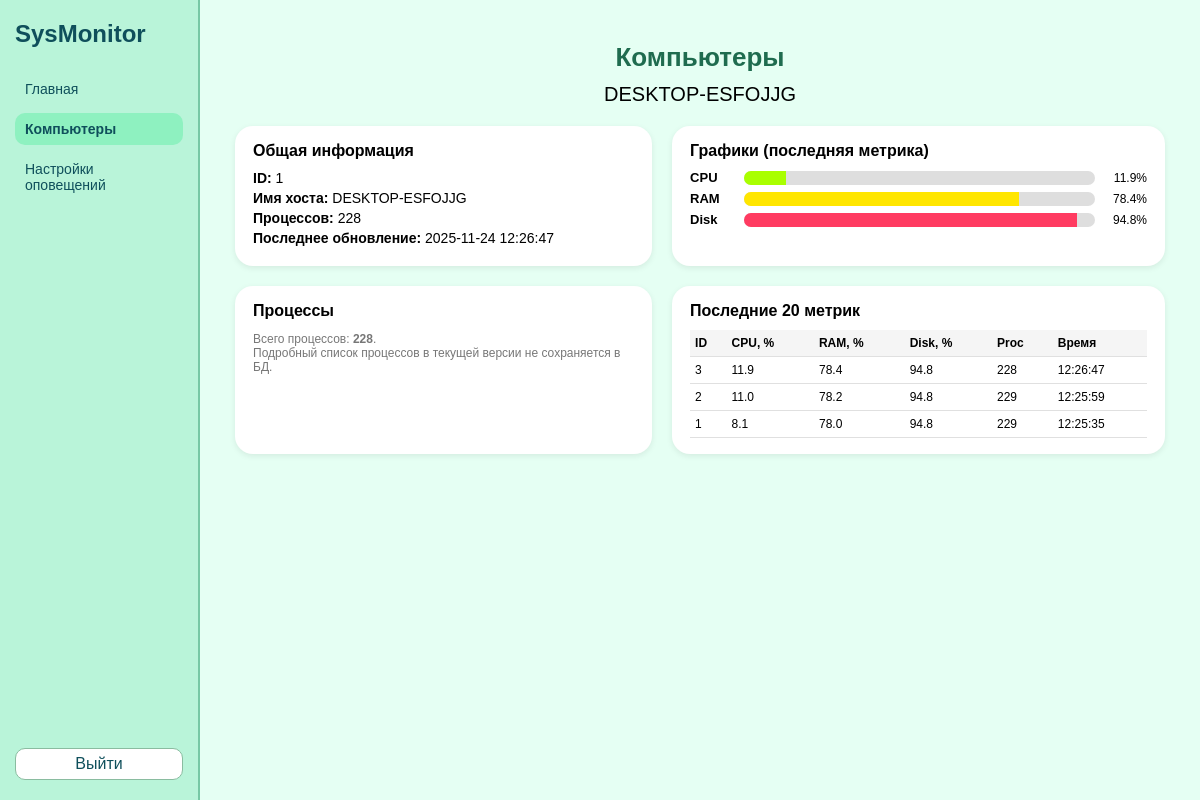
The app's page /computer/1 (signed in), older data.
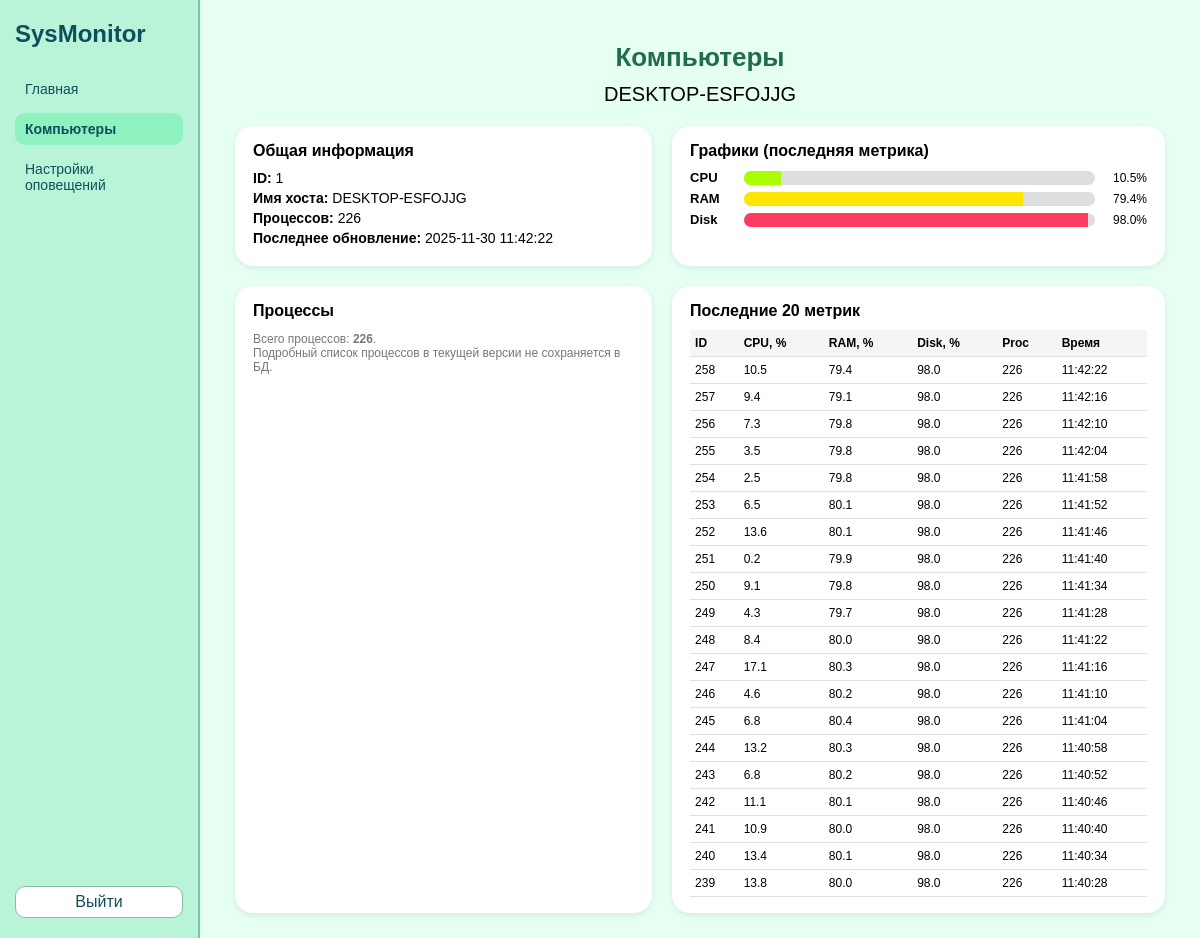
The same page, newer data.
### app/models.py (models this page shows)
class Metric(db.Model):
    id = db.Column(db.Integer, primary_key=True)
    computer_id = db.Column(db.Integer, db.ForeignKey('computer.id'), nullable=False)
    cpu_percent = db.Column(db.Float)
    memory_usage = db.Column(db.Float)
    disk_usage = db.Column(db.Float)
    processes = db.Column(db.Integer)
    timestamp = db.Column(db.DateTime, default=datetime.utcnow)

### app/routes.py (the view)
@main.route('/computer/<int:comp_id>')
@login_required
def computer_detail(comp_id):
    comp = Computer.query.get_or_404(comp_id)
    metrics = (
        Metric.query
        .filter_by(computer_id=comp.id)
        .order_by(Metric.id.desc())
        .limit(20)
        .all()
    )
    return render_template('detail.html', comp=comp, metrics=metrics)

### app/routes.py (called while the page is built)
def login_required(view_func):
    @wraps(view_func)
    def wrapper(*args, **kwargs):
        if not session.get('logged_in'):
            return redirect(url_for('main.login'))
        return view_func(*args, **kwargs)
    return wrapper

### app/templates/detail.html (shortened to what the changed rows need)
<!DOCTYPE html>
<html lang="ru">
<head>
</head>
<body>
<div class="app">
    <main class="main">
        <h1 class="main-title">Компьютеры</h1>
        {% if metrics %}
            {% set last = metrics[0] %}
        {% endif %}
        <div class="top-grid">
            <div class="card">
                <div class="card-title">Общая информация</div>
                <div class="info-row">
                    <span class="info-label">ID:</span> {{ comp.id }}
                </div>
                <div class="info-row">
                    <span class="info-label">Имя хоста:</span> {{ comp.hostname }}
                </div>
                {% if last %}
                    <div class="info-row">
                        <span class="info-label">Процессов:</span> {{ last.processes }}</div>
                    <div class="info-row">
                        <span class="info-label">Последнее обновление:</span>
                        {{ last.timestamp.strftime('%Y-%m-%d %H:%M:%S') }}
                    </div>
                {% else %}
                    <div class="info-row placeholder">Данных от агента пока нет.</div>
                {% endif %}
            </div>
            <div class="card">
                {% if last %}
                    <div class="metric-row">
                        <div class="metric-label">CPU</div>
                        <div class="bar-wrapper">
                            <div class="bar-fill bar-cpu" data-width="{{ last.cpu_percent or 0 }}"></div>
                        </div>
                        <div class="metric-value">{{ last.cpu_percent or 0 }}%</div>
                    </div>
                    <div class="metric-row">
                        <div class="metric-label">RAM</div>
                        <div class="bar-wrapper">
                            <div class="bar-fill bar-ram" data-width="{{ last.memory_usage or 0 }}"></div>
                        </div>
                        <div class="metric-value">{{ last.memory_usage or 0 }}%</div>
                    </div>
                    <div class="metric-row">
                        <div class="metric-label">Disk</div>
                        <div class="bar-wrapper">
                            <div class="bar-fill bar-disk" data-width="{{ last.disk_usage or 0 }}"></div>
                        </div>
                        <div class="metric-value">{{ last.disk_usage or 0 }}%</div>
                    </div>
                {% else %}
                    <p class="placeholder">Нет данных для отображения графиков.</p>
                {% endif %}
            </div>
        </div>
        <div class="tables-row" style="margin-top: 20px;">
            <div class="card">
                {% if last %}
                    <p class="placeholder">
                        Всего процессов: <strong>{{ last.processes }}</strong>.<br>
                        Подробный список процессов в текущей версии не сохраняется в БД.
                    </p>
                {% else %}
                    <p class="placeholder">Нет данных о процессах.</p>
                {% endif %}
            </div>
            <div class="card">
                {% if metrics %}
                    <table>
                        <tr>
                            <th>ID</th>
                            <th>CPU, %</th>
                            <th>RAM, %</th>
                            <th>Disk, %</th>
                            <th>Proc</th>
                            <th>Время</th>
                        </tr>
                        {% for m in metrics %}
                            <tr>
                                <td>{{ m.id }}</td>
                                <td>{{ m.cpu_percent }}</td>
                                <td>{{ m.memory_usage }}</td>
                                <td>{{ m.disk_usage }}</td>
                                <td>{{ m.processes }}</td>
                                <td>{{ m.timestamp.strftime('%H:%M:%S') }}</td>
                            </tr>
                        {% endfor %}
                    </table>
                {% else %}
                    <p class="placeholder">Пока нет сохранённых метрик.</p>
                {% endif %}
            </div>
        </div>
    </main>
</div>
</body>
</html>

Row changes from the older to the newer data that the page shows:
no longer on this page (row unchanged): Metric: processes "228", timestamp "2025-11-24 12:26:47", cpu_percent "11.9", memory_usage "78.4", disk_usage "94.8", id "3", timestamp "12:26:47"
no longer on this page (row unchanged): Metric: id "2", cpu_percent "11.0", memory_usage "78.2", disk_usage "94.8", processes "229", timestamp "12:25:59"
no longer on this page (row unchanged): Metric: id "1", cpu_percent "8.1", memory_usage "78.0", disk_usage "94.8", processes "229", timestamp "12:25:35"
added Metric: processes "226", timestamp "2025-11-30 11:42:22", cpu_percent "10.5", memory_usage "79.4", disk_usage "98.0", id "258", timestamp "11:42:22"
added Metric: id "257", cpu_percent "9.4", memory_usage "79.1", disk_usage "98.0", processes "226", timestamp "11:42:16"
added Metric: id "256", cpu_percent "7.3", memory_usage "79.8", disk_usage "98.0", processes "226", timestamp "11:42:10"
added Metric: id "255", cpu_percent "3.5", memory_usage "79.8", disk_usage "98.0", processes "226", timestamp "11:42:04"
added Metric: id "254", cpu_percent "2.5", memory_usage "79.8", disk_usage "98.0", processes "226", timestamp "11:41:58"
added Metric: id "253", cpu_percent "6.5", memory_usage "80.1", disk_usage "98.0", processes "226", timestamp "11:41:52"
added Metric: id "252", cpu_percent "13.6", memory_usage "80.1", disk_usage "98.0", processes "226", timestamp "11:41:46"
added Metric: id "251", cpu_percent "0.2", memory_usage "79.9", disk_usage "98.0", processes "226", timestamp "11:41:40"
added Metric: id "250", cpu_percent "9.1", memory_usage "79.8", disk_usage "98.0", processes "226", timestamp "11:41:34"
added Metric: id "249", cpu_percent "4.3", memory_usage "79.7", disk_usage "98.0", processes "226", timestamp "11:41:28"
added Metric: id "248", cpu_percent "8.4", memory_usage "80.0", disk_usage "98.0", processes "226", timestamp "11:41:22"
added Metric: id "247", cpu_percent "17.1", memory_usage "80.3", disk_usage "98.0", processes "226", timestamp "11:41:16"
added Metric: id "246", cpu_percent "4.6", memory_usage "80.2", disk_usage "98.0", processes "226", timestamp "11:41:10"
added Metric: id "245", cpu_percent "6.8", memory_usage "80.4", disk_usage "98.0", processes "226", timestamp "11:41:04"
added Metric: id "244", cpu_percent "13.2", memory_usage "80.3", disk_usage "98.0", processes "226", timestamp "11:40:58"
added Metric: id "243", cpu_percent "6.8", memory_usage "80.2", disk_usage "98.0", processes "226", timestamp "11:40:52"
added Metric: id "242", cpu_percent "11.1", memory_usage "80.1", disk_usage "98.0", processes "226", timestamp "11:40:46"
added Metric: id "241", cpu_percent "10.9", memory_usage "80.0", disk_usage "98.0", processes "226", timestamp "11:40:40"
added Metric: id "240", cpu_percent "13.4", memory_usage "80.1", disk_usage "98.0", processes "226", timestamp "11:40:34"
added Metric: id "239", cpu_percent "13.8", memory_usage "80.0", disk_usage "98.0", processes "226", timestamp "11:40:28"
Text that changed along with them:
{{ last.cpu_percent or 0 }}: 11.9 → 10.5 (drawn)
{{ last.memory_usage or 0 }}: 78.4 → 79.4 (drawn)
{{ last.disk_usage or 0 }}: 94.8 → 98.0 (drawn)
